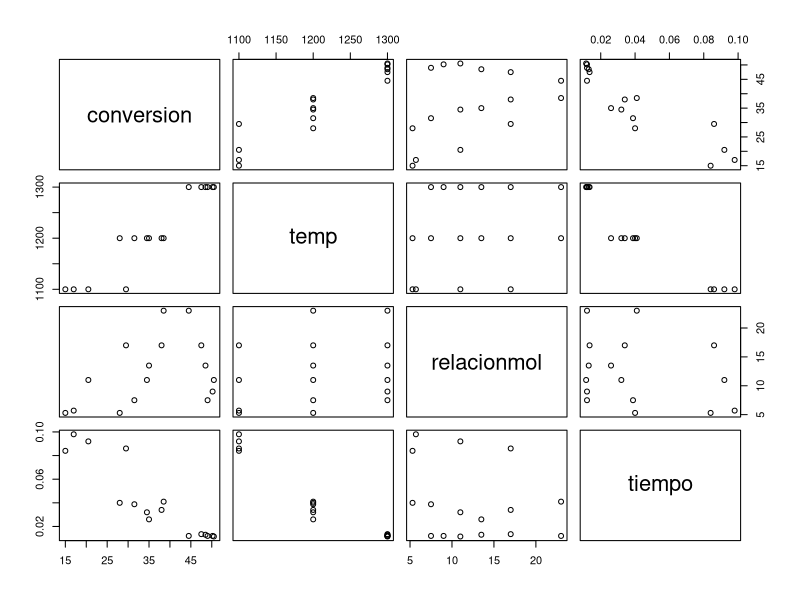

Generate this figure with R: (Note: this script raises an error after producing the figure.)
# Directorio de trabajo
setwd("~/Desktop/PCA")

# leemos los datos
df <- read.csv("datos.csv")
pairs(df)
cor(df)


cps <- acp(X = df)
cpf0 <- cpFinales(acp = cps, no_comps = 2)
graficaCP(cpf0)

## ejemplo 2
cal <- read.csv("calificaciones.csv")[,-1]
pairs(cal)
cor(cal)

p1 <- acp(X = cal)
cpf <- cpFinales(acp = p1, no_comps = 3)
graficaCP(cpf)

